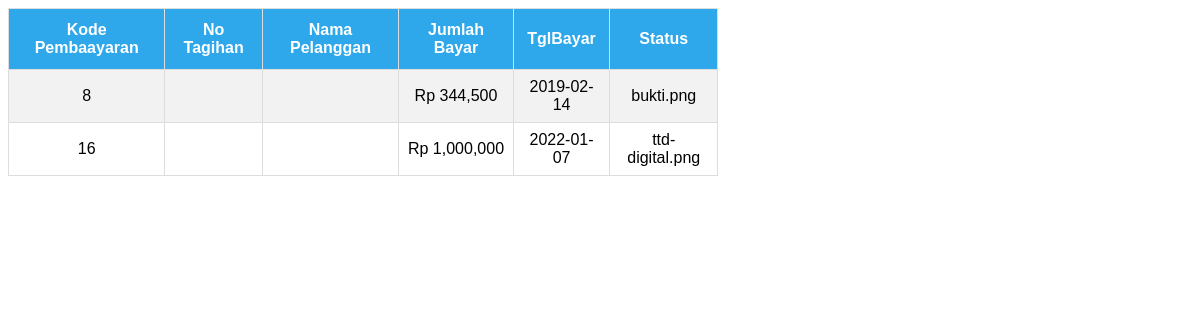
/apps/pembayaran/list-pembayaran.php, run on the app's committed database.
### tables this page shows
CREATE TABLE `tbpembayaran` (
  `KodePembayaran` int(11) NOT NULL AUTO_INCREMENT,
  `KodeTagihan` int(11) NOT NULL,
  `TglBayar` date NOT NULL,
  `JumlahTagihan` double(10,0) NOT NULL,
  `BuktiPembayaran` varchar(100) NOT NULL,
  `Status` varchar(10) NOT NULL,
  PRIMARY KEY (`KodePembayaran`),
  KEY `KodeTagihan` (`KodeTagihan`),
  CONSTRAINT `tbpembayaran_ibfk_1` FOREIGN KEY (`KodeTagihan`) REFERENCES `tbtagihan` (`KodeTagihan`)
);

### apps/lib/controller.php (called while the page is built, shortened)
<?php
$db_host = "db";
$db_user = "root";
$db_pass = "password";
$db_name = "listrik";
try {
    $db = new PDO("mysql:host=$db_host;dbname=$db_name", $db_user, $db_pass);
} catch(PDOException $e) {
    die("Terjadi masalah: " . $e->getMessage());
}
class ambil {
    public function select($table,$field,$condition){
        global $db;
        $ambil=$db->prepare("SELECT * FROM $table WHERE $field $condition");
        $ambil->execute();
        while ($row = $ambil->fetch()){
            $data[] = $row;
        }
        return $data;
    }
}
?>

### apps/pembayaran/list-pembayaran.php (the view, shortened to what this page needs)
<?php
    require_once("lib/controller.php");
    $cmd = new ambil();
    $row = $cmd->select("tbpembayaran","KodePembayaran","!=0");
    echo "<table id='tarif' border= 1'>
    <tr>
    <th>Kode Pembaayaran</th>
    <th>No Tagihan</th>
    <th>Nama Pelanggan</th>
    <th>Jumlah Bayar</th>
    <th>TglBayar</th>
    <th>Status</th>
    </tr>";
    foreach($row as $row)
    {
    echo "<tr>";
    echo "<td>" . $row['KodePembayaran'] . "</td>";
    echo "<td>" . $row['NoTagihan'] . "</td>";
    echo "<td>" . $row['NamaLengkap'] . "</td>";
    echo "<td>" ."Rp ". number_format($row['JumlahTagihan']) . "</td>";
    echo "<td>" . $row['TglBayar'] . "</td>";
    echo "<td>" . $row['BuktiPembayaran'] . "</td>";
    echo "</tr>";
    }
    echo "</table>";
?>

### data on the page
tbpembayaran: KodePembayaran "8", JumlahTagihan "344,500", TglBayar "2019-02-14", BuktiPembayaran "bukti.png"
tbpembayaran: KodePembayaran "16", JumlahTagihan "1,000,000", TglBayar "2022-01-07", BuktiPembayaran "ttd-digital.png"
